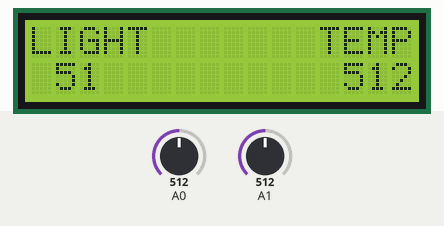
Simulated run of this sketch. Board: Arduino Uno, built with avr-gcc and run on an emulated ATmega328P. Parts: 16×2 character LCD. Inputs (shaded band) come from the test bench; at power-on: A0 = 512, A1 = 512.

Above: at 1.2 s.
1.3 s: A0 set to 716
At 1.8 s:
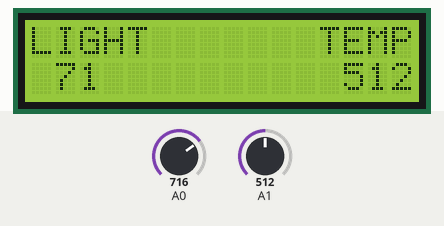
2.8 s: A1 set to 716
At 3.7 s:
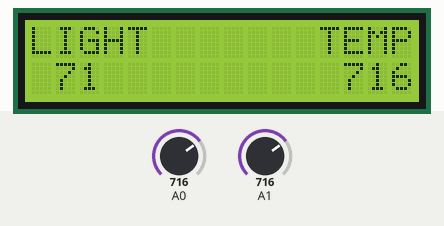
4.3 s: A0 set to 900
At 5.5 s:
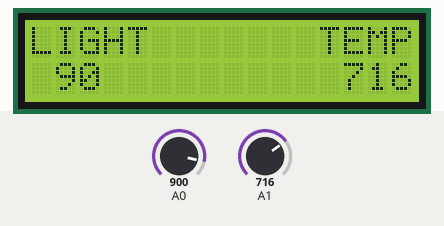
5.8 s: A1 set to 900
At 6.4 s:
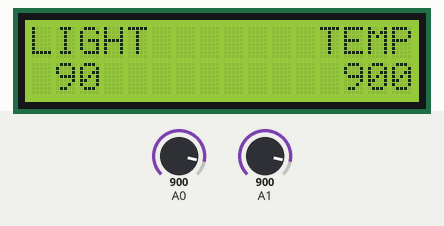
7.4 s: A0 set to 1023
At 8.3 s:
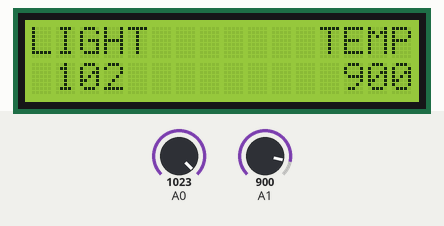
8.9 s: A1 set to 1023
At 10.3 s:
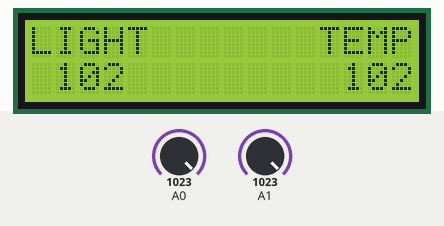
Timing chart, 0 to 11.4 s (numbered marks = the images above; inputs shaded):
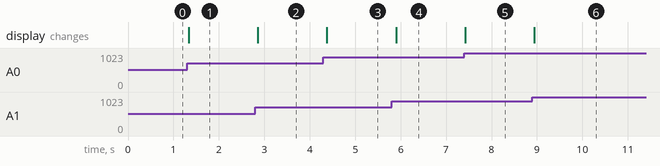

Measured:
- after the input at 1.3 s, the display: changes at once (image 1)
- after the input at 2.8 s, the display: changes after 0.06 s (image 2)
- after the input at 4.3 s, the display: changes after 0.08 s (image 3)
- after the input at 5.8 s, the display: changes after 0.10 s (image 4)
- after the input at 7.4 s, the display: changes at once (image 5)
- after the input at 8.9 s, the display: changes after 0.05 s (image 6)

The sketch:

sensors_and_LCD.ino
```cpp
// include the library code:
#include <LiquidCrystal.h>

// initialize the library by associating any needed LCD interface pin
// with the arduino pin number it is connected to
const int rs = 12, en = 11, d4 = 5, d5 = 4, d6 = 3, d7 = 2;
LiquidCrystal lcd(rs, en, d4, d5, d6, d7);

void setup() {
  // set up the LCD's number of columns and rows:
  lcd.begin(16, 2);
  // Print a message to the LCD.
  lcd.print("LIGHT       TEMP");
}
void loop() {
  int light_value = analogRead(A0);
  int updated_value = light_value/10;

  int temp_value = analogRead(A1);

  lcd.setCursor(0, 1);
  lcd.print("                ");  // clears leftover digits
  lcd.setCursor(1, 1);
  lcd.print(updated_value);

  lcd.setCursor(13, 1);
  lcd.print(temp_value);

  delay(250);
}
```
